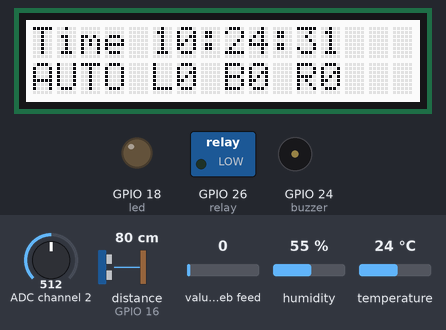
Recording of a program running on a simulated Raspberry Pi (BCM pin numbers) with a Grove Base HAT. On the bench: 16×2 character LCD, switched loads named in the program (green lamp = pin HIGH), output pins drawn as LEDs (lit = HIGH), buzzer (waves = sounding, pin HIGH). The inputs (shaded band) are chosen by the test bench; at power-on: value of the web feed 0, temperature 24 °C, ADC channel 2 = 512, distance to the obstacle (sensor on GPIO 16) 80 cm, humidity 55 % (analog values on the 0–1023 scale). The clock reads 2024-03-15 10:24:30 at power-on unless the program sets it; no MQTT or app messages arrive unless stated; requests to the public web service named in the program get a made-up reply in its usual format after 0.4 s (London, UTC, broken clouds, 64 % humidity, 1013 hPa unless stated); what the program prints to the terminal is not drawn.

Above: at 1.9 s.
2.0 s: value of the web feed set to 2
At 4.0 s:
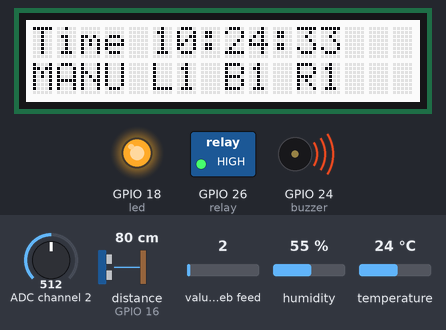
11.0 s: value of the web feed set to 0
At 12.8 s:
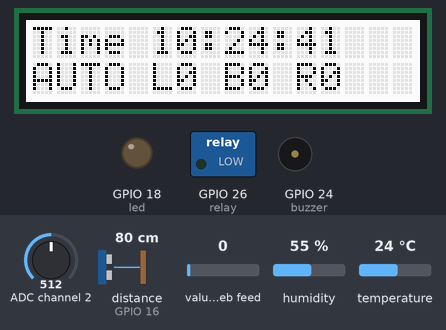
13.1 s: temperature set to 40.1 °C
17.0 s: temperature set to 41.4 °C
At 18.9 s:
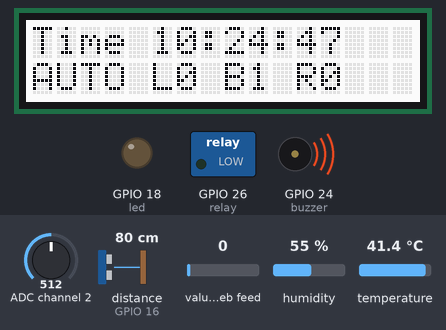
Timing chart, 0 to 20.4 s (numbered marks = the images above; inputs shaded):
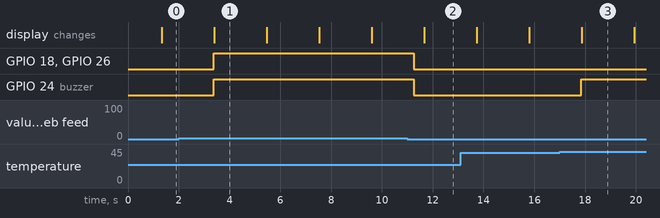

The program:

chuong_trinh_pi.py
```python
"""
Buoi 5 - Chuong trinh Raspberry Pi
Nhom 3

Chuc nang:
- Doc nhiet do, do am (DHT), dien ap tren bien tro (ADC), khoang cach (sieu am)
  moi 1 giay; tinh trung binh moi 20 giay va gui len ThingSpeak qua HTTP.
- Hien thi thoi gian hien tai (va trang thai) len LCD 16x2.
- Nhan lenh dieu khien tu Web qua 2 kenh ThingSpeak khac nhau (dung theo cach
  thiet bi MQTT cua nhom da duoc cap quyen - xem ghi chu o phan cau hinh):
    + Che do Auto/Manual: doc qua MQTT subscribe (topic so 1) tren kenh MQTT
      rieng -> nhan duoc gan nhu tuc thi.
    + Lenh LED/Buzzer/Relay: Web ghi bang HTTP len kenh HTTP, nen Pi doc lai
      bang HTTP polling (GET feeds.json) moi 1 giay -> van dam bao phan hoi
      trong vong <= 2 giay.
- Che do Auto:
    + LED: sang tu 18h-22h, tat ngoai khoang do.
    + Buzzer: keu khi nhiet do > 40C, tat khi nhiet do < 30C, con lai giu nguyen.
    + Relay: dong khi do am > 70%, tat khi do am < 40%, con lai giu nguyen.
- Che do Manual: LED/Buzzer/Relay bat/tat theo dung lenh moi nhat nhan duoc.

GPIO / cong Grove da lap (theo bang da thong nhat voi nhom 4):
    DHT (nhiet do, do am)              -> D5   (GPIO5)
    Cam bien sieu am (khoang cach)      -> D16  (GPIO16)
    Bien tro (dien ap) qua Grove ADC    -> I2C 0x08, kenh 2
    LCD 16x2 (JHD1802, RGB backlight)   -> I2C-1 (0x3E hien thi + 0x62 den nen)
    LED                                 -> D18  (GPIO18)
    Buzzer                              -> D24  (GPIO24)
    Relay                               -> D26  (GPIO26)
"""

from seeed_dht import DHT
from grove.adc import ADC
from grove.grove_ultrasonic_ranger import GroveUltrasonicRanger
from gpiozero import LED, Buzzer, OutputDevice
from time import sleep
from datetime import datetime
import json
import smbus2
import requests
import paho.mqtt.client as mqtt

# ---------------------------------------------------------------------------
# Cau hinh chung
# ---------------------------------------------------------------------------
SAMPLE_INTERVAL = 1        # doc cam bien + xu ly lenh dieu khien moi 1s
SEND_INTERVAL = 20         # gui trung binh len ThingSpeak moi 20s
MIN_RUN_SECONDS = 45 * 60  # chay lien tuc toi thieu 45 phut (chi de ghi chu/log)

TEMP_RANGE = (0, 100)
HUMI_RANGE = (20, 95)
VOLTAGE_RANGE = (0, 3.3)
DISTANCE_RANGE = (2, 350)   # cm, theo thong so pho bien cua Grove Ultrasonic Ranger

# ---------------------------------------------------------------------------
# Thong tin ThingSpeak - HAY DIEN THONG TIN THAT CUA BAN VAO DAY TRUOC KHI CHAY
#
# LUU Y: du an nay dung 2 CHANNEL RIENG (giong quy uoc da dung o buoi_4) vi
# thiet bi MQTT chi duoc cap quyen subscribe tren 1 channel rieng, khac voi
# channel dung cho HTTP:
#   - THINGSPEAK_CHANNEL_ID  (kenh HTTP) : Pi ghi trung binh cam bien (field1-4)
#     va cung la kenh Web ghi lenh LED/Buzzer/Relay bang HTTP (field5-7) ->
#     Pi doc lai bang HTTP polling (khong the subscribe MQTT tren kenh nay).
#   - MQTT_CHANNEL_ID (kenh MQTT) : channel nay CHI CO 1 field duy nhat ten
#     "Mode" va no la field1 CUA CHINH KENH NAY (khac field1 = nhiet do cua
#     kenh HTTP) -> Pi subscribe MQTT tren kenh nay de nhan tuc thi.
#
# LUU Y QUAN TRONG (phat hien khi test that voi phan cung): vi ThingSpeak
# yeu cau client_id MQTT phai trung voi username, Web va Pi buoc phai dung
# CHUNG 1 danh tinh MQTT -> moi lan Web publish se lam Pi bi ngat ket noi
# tam thoi (client_id bi trung), va broker cua ThingSpeak KHONG luu retained
# message that su tren topic dang channel-feed nay, nen Pi co the bi MAT tin
# nhan mode ngay ca khi da subscribe lai. Vi vay code doc gia tri che do
# theo CA 2 CACH: MQTT (nhanh, nhung co the mat) VA HTTP polling (cham hon 1
# nhip nhung chac chan, dung lam nguon du lieu chinh/du phong).
# ---------------------------------------------------------------------------
THINGSPEAK_CHANNEL_ID = "DIEN_CHANNEL_ID_HTTP_CUA_BAN"
THINGSPEAK_READ_API_KEY = "DIEN_READ_API_KEY_CUA_BAN"
THINGSPEAK_WRITE_API_KEY = "DIEN_WRITE_API_KEY_CUA_BAN"
THINGSPEAK_UPDATE_URL = "https://api.thingspeak.com/update.json"
THINGSPEAK_FEEDS_URL = f"https://api.thingspeak.com/channels/{THINGSPEAK_CHANNEL_ID}/feeds.json"

MQTT_BROKER = "mqtt3.thingspeak.com"
MQTT_PORT = 1883
MQTT_CHANNEL_ID = "DIEN_CHANNEL_ID_MQTT_CUA_BAN"
MQTT_CHANNEL_READ_API_KEY = "DIEN_READ_API_KEY_CUA_KENH_MQTT_CUA_BAN"
MQTT_CHANNEL_FEEDS_URL = f"https://api.thingspeak.com/channels/{MQTT_CHANNEL_ID}/feeds.json"
MQTT_CLIENT_ID = "DIEN_MQTT_CLIENT_ID_CUA_BAN"
MQTT_USERNAME = "DIEN_MQTT_USERNAME_CUA_BAN"
MQTT_PASSWORD = "DIEN_MQTT_PASSWORD_CUA_BAN"
# Topic so 1: subscribe toan bo channel feed (tat ca field cung luc) tren
# kenh MQTT rieng - chi mang gia tri che do Auto/Manual (field5).
MQTT_SUBSCRIBE_TOPIC = f"channels/{MQTT_CHANNEL_ID}/subscribe"

# Kenh HTTP: field1..field4 Pi ghi (trung binh 20s), field5..field7 Web ghi
# (lenh dieu khien, Pi doc lai bang polling). Kenh MQTT: field1 = che do.
FIELD_MODE = "field1"     # 0 = Auto, 1 = Manual (field "Mode" tren KENH MQTT rieng - khac field1 cua kenh HTTP)
FIELD_LED = "field5"      # kenh HTTP (dat ten "LED" tren channel)
FIELD_BUZZER = "field6"   # kenh HTTP (dat ten "Buzzer" tren channel)
FIELD_RELAY = "field7"    # kenh HTTP (dat ten "Relay" tren channel)
CONTROL_POLL_RESULTS = 15  # so ban ghi gan nhat lay ve moi lan doc lenh dieu khien


def is_valid(value, min_val, max_val):
    return value is not None and min_val <= value <= max_val


# ---------------------------------------------------------------------------
# Cam bien
# ---------------------------------------------------------------------------
sensor_temp_humi = DHT('11', 5)
sensor_bien_tro = ADC(0x08)
sensor_khoang_cach = GroveUltrasonicRanger(16)


def read_temp_humi():
    try:
        humi_raw, temp_raw = sensor_temp_humi.read()
        humi_raw, temp_raw = int(humi_raw), int(temp_raw)
    except Exception as e:
        print("Loi doc DHT:", e)
        return None, None
    temp = temp_raw if is_valid(temp_raw, *TEMP_RANGE) else None
    humi = humi_raw if is_valid(humi_raw, *HUMI_RANGE) else None
    return temp, humi


def read_voltage():
    try:
        voltage_raw = sensor_bien_tro.read_voltage(2) / 1000
    except Exception as e:
        print("Loi doc ADC (bien tro):", e)
        return None
    return voltage_raw if is_valid(voltage_raw, *VOLTAGE_RANGE) else None


def read_distance():
    try:
        distance_raw = sensor_khoang_cach.get_distance()
    except Exception as e:
        print("Loi doc cam bien sieu am:", e)
        return None
    return distance_raw if is_valid(distance_raw, *DISTANCE_RANGE) else None


# ---------------------------------------------------------------------------
# LCD 16x2 (JHD1802 - man hinh 0x3E, den nen RGB 0x62)
# ---------------------------------------------------------------------------
class JHD1802:
    def __init__(self, text_addr=0x3E, rgb_addr=0x62):
        self.bus = smbus2.SMBus(1)
        self.text_addr = text_addr
        self.rgb_addr = rgb_addr
        try:
            self._set_rgb_backlight(255, 255, 255)
            self.textCommand(0x38)
            self.textCommand(0x0C)
            self.textCommand(0x01)
            sleep(0.1)
        except Exception as e:
            print("Loi khoi tao LCD/Den nen:", e)

    def _set_rgb_backlight(self, r, g, b):
        try:
            self.bus.write_byte_data(self.rgb_addr, 0, 0)
            self.bus.write_byte_data(self.rgb_addr, 1, 0)
            self.bus.write_byte_data(self.rgb_addr, 0x08, 0xAA)
            self.bus.write_byte_data(self.rgb_addr, 4, r)
            self.bus.write_byte_data(self.rgb_addr, 3, g)
            self.bus.write_byte_data(self.rgb_addr, 2, b)
        except Exception:
            pass

    def textCommand(self, cmd):
        try:
            self.bus.write_byte_data(self.text_addr, 0x80, cmd)
        except Exception:
            pass

    def setCursor(self, row, column):
        val = (0x40 * row) + (column % 0x10) + 0x80
        self.textCommand(val)

    def write(self, msg):
        for c in msg:
            try:
                self.bus.write_byte_data(self.text_addr, 0x40, ord(c))
            except Exception:
                pass


lcd = JHD1802()


def show_lcd(mode, led_on, buzzer_on, relay_on):
    now_str = datetime.now().strftime('%H:%M:%S')
    mode_str = 'MANU' if mode == 'manual' else 'AUTO'
    lcd.setCursor(0, 0)
    lcd.write('Time {0}    '.format(now_str))
    lcd.setCursor(1, 0)
    lcd.write('{0} L{1} B{2} R{3}   '.format(
        mode_str, int(led_on), int(buzzer_on), int(relay_on)))


# ---------------------------------------------------------------------------
# Thiet bi dieu khien
# ---------------------------------------------------------------------------
led = LED(18)
buzzer = Buzzer(24)
relay = OutputDevice(26)

# Trang thai dieu khien hien tai (cap nhat tu MQTT, mac dinh Auto de an toan
# neu chua nhan duoc lenh nao tu Web)
state = {
    'mode': 'auto',        # 'auto' hoac 'manual'
    'led_cmd': False,
    'buzzer_cmd': False,
    'relay_cmd': False,
    'temp': None,          # gia tri tuc thoi moi nhat (dung cho logic Auto)
    'humi': None,
}


def apply_outputs():
    """Ap dung trang thai LED/Buzzer/Relay theo che do hien tai."""
    if state['mode'] == 'manual':
        led.on() if state['led_cmd'] else led.off()
        buzzer.on() if state['buzzer_cmd'] else buzzer.off()
        relay.on() if state['relay_cmd'] else relay.off()
        return

    # Che do Auto
    hour = datetime.now().hour
    if 18 <= hour < 22:
        led.on()
    else:
        led.off()

    temp = state['temp']
    if temp is not None:
        if temp > 40:
            buzzer.on()
        elif temp < 30:
            buzzer.off()
        # con lai: giu nguyen trang thai

    humi = state['humi']
    if humi is not None:
        if humi > 70:
            relay.on()
        elif humi < 40:
            relay.off()
        # con lai: giu nguyen trang thai


# ---------------------------------------------------------------------------
# MQTT: nhan lenh dieu khien (topic so 1 - subscribe toan bo channel feed)
# ---------------------------------------------------------------------------
def to_bool(value):
    try:
        return float(value) >= 1
    except (TypeError, ValueError):
        return False


def on_mqtt_connect(client, userdata, flags, reason_code, properties=None):
    if reason_code == 0:
        print(f"[MQTT] Ket noi thanh cong, dang subscribe (topic so 1): {MQTT_SUBSCRIBE_TOPIC}")
        client.subscribe(MQTT_SUBSCRIBE_TOPIC)
    else:
        print(f"[MQTT] Ket noi/xac thuc that bai, reason_code={reason_code}")


def on_mqtt_message(client, userdata, message):
    """Kenh MQTT rieng chi mang gia tri che do Auto/Manual (field5)."""
    try:
        data = json.loads(message.payload.decode())
    except (json.JSONDecodeError, UnicodeDecodeError) as e:
        print("[MQTT] Payload khong hop le:", e)
        return

    if data.get(FIELD_MODE) is not None:
        state['mode'] = 'manual' if to_bool(data.get(FIELD_MODE)) else 'auto'
        print(f"[MQTT] Cap nhat che do: mode={state['mode']}")
        apply_outputs()  # phan hoi ngay, khong doi den vong lap ke tiep


def start_mqtt_subscriber():
    client = mqtt.Client(mqtt.CallbackAPIVersion.VERSION2, client_id=MQTT_CLIENT_ID)
    client.username_pw_set(MQTT_USERNAME, MQTT_PASSWORD)
    client.on_connect = on_mqtt_connect
    client.on_message = on_mqtt_message
    client.connect(MQTT_BROKER, MQTT_PORT, keepalive=30)
    client.loop_start()
    return client


# ---------------------------------------------------------------------------
# HTTP polling: doc lenh LED/Buzzer/Relay (kenh HTTP, vi khong subscribe MQTT
# duoc tren kenh nay) - goi moi giay de dam bao phan hoi <= 2 giay.
# ---------------------------------------------------------------------------
def poll_http_commands():
    params = {"api_key": THINGSPEAK_READ_API_KEY, "results": CONTROL_POLL_RESULTS}
    try:
        response = requests.get(THINGSPEAK_FEEDS_URL, params=params, timeout=5)
        response.raise_for_status()
        feeds = response.json().get("feeds") or []
    except (requests.RequestException, ValueError) as e:
        print("[HTTP] Doc lenh dieu khien that bai:", e)
        return

    # Moi lan Web ghi rieng le 1 field se tao 1 DONG MOI, cac field con lai
    # cua dong do la null. Vi vay phai quet nguoc tu ban ghi moi nhat ve cu
    # va lay gia tri KHONG null dau tien cho TUNG field rieng biet.
    changed = False
    found = {'led': False, 'buzzer': False, 'relay': False}
    for feed in reversed(feeds):
        if not found['led'] and feed.get(FIELD_LED) not in (None, ""):
            new_val = to_bool(feed.get(FIELD_LED))
            if new_val != state['led_cmd']:
                state['led_cmd'] = new_val
                changed = True
            found['led'] = True
        if not found['buzzer'] and feed.get(FIELD_BUZZER) not in (None, ""):
            new_val = to_bool(feed.get(FIELD_BUZZER))
            if new_val != state['buzzer_cmd']:
                state['buzzer_cmd'] = new_val
                changed = True
            found['buzzer'] = True
        if not found['relay'] and feed.get(FIELD_RELAY) not in (None, ""):
            new_val = to_bool(feed.get(FIELD_RELAY))
            if new_val != state['relay_cmd']:
                state['relay_cmd'] = new_val
                changed = True
            found['relay'] = True
        if all(found.values()):
            break
    if changed:
        print(f"[HTTP] Cap nhat lenh dieu khien: led={state['led_cmd']} "
              f"buzzer={state['buzzer_cmd']} relay={state['relay_cmd']}")
        apply_outputs()


def poll_http_mode():
    """Doc du phong gia tri che do (field5) qua HTTP tren kenh MQTT.

    MQTT subscribe (on_mqtt_message) van la duong nhanh cho che do, nhung vi
    Web va Pi phai dung chung 1 client_id MQTT (ThingSpeak yeu cau client_id
    trung username) nen moi lan Web publish co the lam Pi bi ngat ket noi
    tam thoi - va ThingSpeak khong luu retained message that su tren topic
    nay nen Pi co the mat han tin nhan do. Ham nay dam bao che do luon duoc
    cap nhat dung du MQTT co bi mat goi tin hay khong.
    """
    params = {"api_key": MQTT_CHANNEL_READ_API_KEY, "results": CONTROL_POLL_RESULTS}
    try:
        response = requests.get(MQTT_CHANNEL_FEEDS_URL, params=params, timeout=5)
        response.raise_for_status()
        feeds = response.json().get("feeds") or []
    except (requests.RequestException, ValueError) as e:
        print("[HTTP] Doc che do du phong that bai:", e)
        return

    for feed in reversed(feeds):
        if feed.get(FIELD_MODE) not in (None, ""):
            new_mode = 'manual' if to_bool(feed.get(FIELD_MODE)) else 'auto'
            if new_mode != state['mode']:
                state['mode'] = new_mode
                print(f"[HTTP] Cap nhat che do (du phong): mode={state['mode']}")
                apply_outputs()
            break


# ---------------------------------------------------------------------------
# Gui du lieu trung binh len ThingSpeak (HTTP)
# ---------------------------------------------------------------------------
def send_to_thingspeak(**fields):
    """Gui 1 ban ghi len ThingSpeak, co tu dong thu lai.

    LUU Y: ThingSpeak gioi han toi thieu 15 giay giua 2 lan ghi len CUNG 1
    channel, bat ke ghi tu Pi hay tu Web (nut LED/Buzzer/Relay cung ghi len
    channel nay qua HTTP) - khi bi tu choi, ThingSpeak tra ve HTTP 200 kem
    noi dung "0" (khong phai ma loi HTTP) nen phai kiem tra noi dung tra ve,
    khong the chi dua vao raise_for_status().
    """
    payload = {"api_key": THINGSPEAK_WRITE_API_KEY}
    payload.update(fields)
    for attempt in range(3):
        try:
            response = requests.post(THINGSPEAK_UPDATE_URL, json=payload, timeout=5)
            response.raise_for_status()
            result = response.json()
        except (requests.RequestException, ValueError) as e:
            print(f"[HTTP] Gui du lieu loi (lan thu {attempt + 1}):", e)
            result = 0
        if isinstance(result, dict) and result.get('entry_id'):
            return True
        if attempt < 2:
            sleep(3)  # co the dang trung nhip gioi han 15s, doi roi thu lai
    print("[HTTP] Gui du lieu that bai sau nhieu lan thu (co the do gioi han 15s/lan ghi cua ThingSpeak)")
    return False


def send_window_average(window):
    averages = {key: (sum(values) / len(values))
                for key, values in window.items() if values}
    if not averages:
        print("[HTTP] Khong co du lieu hop le trong 20s vua qua, bo qua goi tin nay.")
        return
    fields = {}
    if 'temp' in averages:
        fields['field1'] = round(averages['temp'], 1)
    if 'humi' in averages:
        fields['field2'] = round(averages['humi'], 1)
    if 'voltage' in averages:
        fields['field3'] = round(averages['voltage'], 2)
    if 'distance' in averages:
        fields['field4'] = round(averages['distance'], 1)
    if send_to_thingspeak(**fields):
        print(f"[HTTP] Da gui trung binh len ThingSpeak: {fields}")


# ---------------------------------------------------------------------------
# Vong lap chinh
# ---------------------------------------------------------------------------
def main():
    lcd.clear() if hasattr(lcd, 'clear') else None
    mqtt_client = start_mqtt_subscriber()

    window_start = None
    window = {'temp': [], 'humi': [], 'voltage': [], 'distance': []}
    run_start = datetime.now()

    try:
        while True:
            try:
                temp, humi = read_temp_humi()
                voltage = read_voltage()
                distance = read_distance()

                if temp is not None:
                    state['temp'] = temp
                    window['temp'].append(temp)
                if humi is not None:
                    state['humi'] = humi
                    window['humi'].append(humi)
                if voltage is not None:
                    window['voltage'].append(voltage)
                if distance is not None:
                    window['distance'].append(distance)

                print(f"Nhiet do:{temp} Do am:{humi} Dien ap:{voltage} Khoang cach:{distance}")

                # Doc lenh LED/Buzzer/Relay tu kenh HTTP moi giay (khong the
                # subscribe MQTT tren kenh nay - xem ghi chu o phan cau hinh)
                poll_http_commands()
                # Doc du phong che do (field5) qua HTTP, phong khi MQTT bi mat
                # goi tin do tranh chap client_id voi Web (xem ghi chu tren)
                poll_http_mode()

                # Auto mode can duoc danh gia lai moi giay (vi dieu kien theo
                # gio he thong / nhiet do / do am co the thay doi lien tuc)
                apply_outputs()
                show_lcd(state['mode'], led.is_lit, buzzer.is_active, relay.is_active)

                if window_start is None:
                    window_start = datetime.now()
                elapsed = (datetime.now() - window_start).total_seconds()
                if elapsed >= SEND_INTERVAL:
                    send_window_average(window)
                    window = {k: [] for k in window}
                    window_start = datetime.now()

            except Exception as e:
                # Bat loi o muc vong lap de chuong trinh khong bao gio dung han
                # (cam bien loi, mat mang, ...) - doc lai va gui du lieu khac.
                print("Loi trong vong lap chinh:", e)

            sleep(SAMPLE_INTERVAL)
    except KeyboardInterrupt:
        print("\nDa dung chuong trinh.")
    finally:
        # An toan: chu dong tat ca 3 thiet bi khi chuong trinh dung (ke ca do
        # loi), vi GPIO khong tu dong ve muc thap khi tien trinh ket thuc -
        # neu dang bat thi se giu nguyen trang thai vat ly cho den khi co
        # lenh tat ro rang.
        led.off()
        buzzer.off()
        relay.off()
        mqtt_client.loop_stop()
        mqtt_client.disconnect()


if __name__ == '__main__':
    main()
```

Measured:
- the behaviour switches between 0 and 1 on value of the web feed (found by bisection; images 0 and 1)
- the behaviour switches between 40.9 and 41 °C on temperature (found by bisection; images 2 and 3)
- after the input at 2.0 s, GPIO 18 (led), GPIO 26 (relay), GPIO 24 (buzzer): LOW → HIGH after 1.4 s; the display: changes after 1.4 s (image 1)
- after the input at 11.0 s, GPIO 18 (led), GPIO 26 (relay), GPIO 24 (buzzer): HIGH → LOW after 0.25 s; the display: changes after 0.67 s (image 2)
- after the input at 17.0 s, GPIO 24 (buzzer): LOW → HIGH after 0.86 s
- what the display in image 1 shows lasts 2.1 s, from 3.4 s to 5.5 s
